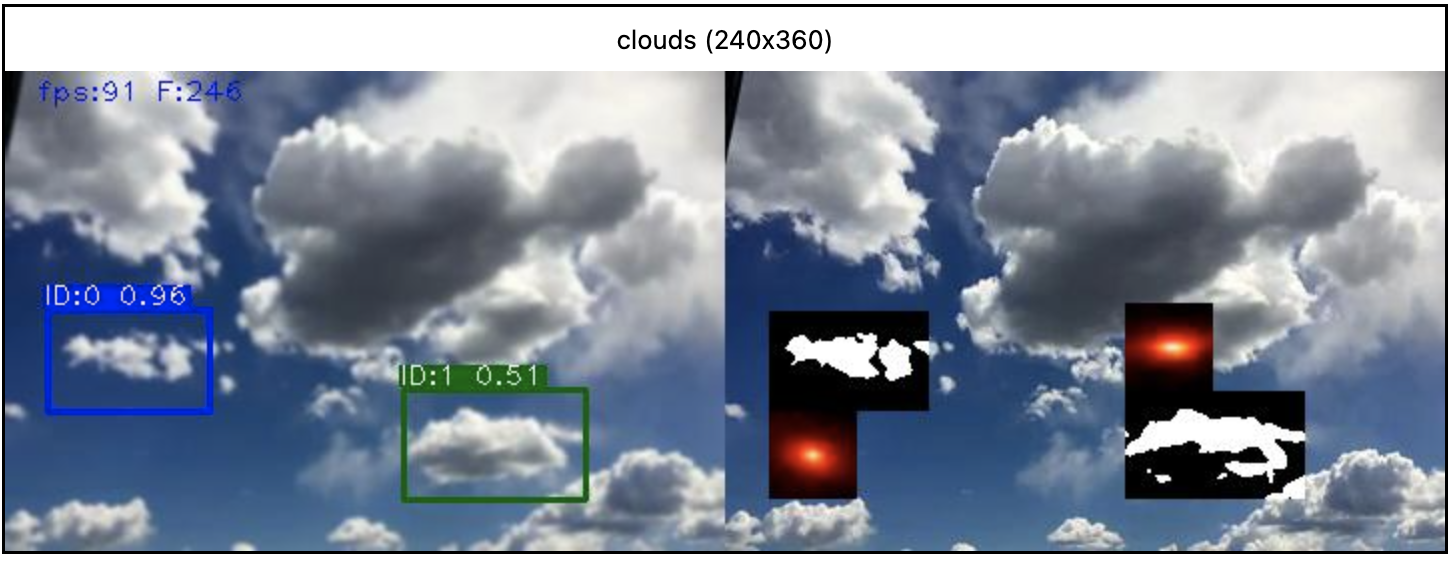
#> input picture data/snap.png, 1452 x 562 px, given in place of clouds.mp4, which was not available
$ jupyter execute test_follower.ipynb   (shell and % lines are left out)   (text cells are left out)
#> lines starting #> are read from the running program, lines starting #| are printed output that depends on the picture; after the words box and inside, x2 and y2 are one past the last pixel; in counts of white or black regions, pixels touching at a corner belong together; pictures that were not available may be replaced by others from this repository, and a replacement may not be noted
#> in following, frame is the input picture: shape (562, 1452, 3); mean B, G, R 156.7, 141.2, 131.6
[cell 1]
%cd WisardLib4Python

[cell 2]
import opencv_jupyter_ui as jcv2
import numpy as np
import cv2
import wisard as wnn
import time
from multiprocessing.pool import ThreadPool as Pool
import os
from functools import partial
try:
    from google.colab import output
    output.enable_custom_widget_manager()
except:
    pass

# [23 lines left out: functions monitor, draw_text, not called in this run]

class Follower:
     def __init__(self, frame:np.ndarray, w1:int, w2:int, h1:int, h2:int, name:int, dx:int, dy:int, res:int, color=(0,0,0), minthr=5, n_bits:int=16, map:int=0):
#> called with w1 = 120, w2 = 170, h1 = 20, h2 = 100, name = 0, dx = 5, dy = 5, res = 1
        self.name = name
        self.w1 = w1
        self.w2 = w2
        self.h1 = h1
        self.h2 = h2
        self.dx = dx
        self.dy = dy
        self.res = res
        self.deltax = 0
        self.deltay = 0
        self.color = color
        self.width = frame.shape[1]
#> self.width = 1452
        self.height = frame.shape[0]
#> self.height = 562
        self.n_bits = n_bits
        self.map = map
        self.minthr = minthr
        self.w,self.h = self.w2-self.w1, self.h2-self.h1
        self.ww1, self.hh1 = max(0, self.w1-self.dx*self.res),max(0, self.h1-self.dy*self.res)
        self.ww2, self.hh2 = min(self.height, self.w2+self.dx*self.res),min(self.width, self.h2+self.dy*self.res)
#> self.ww2 = 175; self.hh2 = 105
        if self.w1-self.dx*self.res < 0:
            self.neww1 = self.dx*self.res - self.w1
        else:  # left outbound
            self.neww1 = 0
        if self.h1-self.dy*self.res < 0:
            self.newh1 = self.dy*self.res - self.h1
        else:  # top outbound
            self.newh1 = 0
        # crop image window including dx/dy movements
        self.crop_img = cv2.cvtColor(frame, cv2.COLOR_BGR2GRAY)[self.ww1:self.ww2,self.hh1:self.hh2]
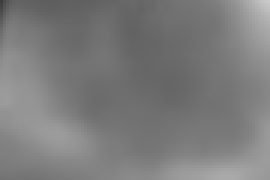
#> self.crop_img: shape (60, 90) (shown 3 times larger); min 61, max 202, mean 123.8
        _,self.crop_img = cv2.threshold(self.crop_img,0,255,cv2.THRESH_BINARY+cv2.THRESH_OTSU)
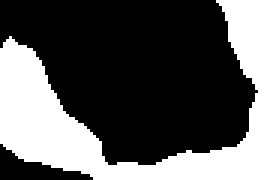
#> self.crop_img: shape (60, 90) (shown 3 times larger); 34.7% white; 1 white region, box (x1, y1, x2, y2) and area: (0, 0, 90, 60) 1874

        # extend cropped image if window outbounds
        self.crop_img_ext = np.ndarray((w2-w1+2*dx*res, h2-h1+2*dy*res), dtype=self.crop_img.dtype)
        self.crop_img_ext.fill(255)
#> self.crop_img_ext: shape (60, 90); every value is 255
        self.crop_img_ext[self.neww1:self.neww1+self.crop_img.shape[0],self.newh1:self.newh1+self.crop_img.shape[1]] = self.crop_img
        self.crop_img_ext = np.where(self.crop_img_ext < 128, 1,0)
#> self.crop_img_ext: shape (60, 90) int64; values 0 (black) and 1 (white), 65.3% white; 1 black region, box (x1, y1, x2, y2) and area: (0, 0, 90, 60) 1874

        # cut training image from cropped (extended) window
        self.crop_img_train = self.crop_img_ext[self.dx*self.res:self.dx*self.res+(self.w2-self.w1),self.dy*self.res:self.dy*self.res+(self.h2-self.h1)]
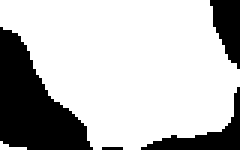
#> self.crop_img_train: shape (50, 80) int64 (shown 3 times larger); values 0 (black) and 1 (white), 74% white; 4 black regions (1 under 20 px), largest, box (x1, y1, x2, y2) and area: (0, 9, 31, 50) 693, (47, 29, 80, 50) 186, (70, 0, 80, 23) 153
        self.crop_img_train_g = (self.crop_img_train * 255).astype("uint8")
        # initi dicriminator and train on image
        self._discr = wnn.WiSARD((self.w)*(self.h), n_bits=self.n_bits, map=self.map, classes = [name])
        self._discr.train(self.crop_img_train.flatten(), name)

     # [55 lines left out: functions response, update, not called in this run]

def following(filename, windows, parallel = True, output=True, debug=False):
    cap = cv2.VideoCapture(filename)
    idxframe = 1
    nproc = len(windows)
    fps = 0
    def follower_worker(d, frame):
        d.response()
        d.update(frame)

    ret, frame = cap.read()
    if not ret:
        raise Exception("No video input")
    frame = cv2.GaussianBlur(frame,(5,5),0)
    window_name = f"{os.path.splitext(os.path.basename(filename))[0]} ({frame.shape[0]}x{frame.shape[1]})"
    followers = [Follower(frame, *win) for win in windows]
    if output: f = open('out.txt', 'w')
    while(cap.isOpened()):
        try:
            tStart=time.time()
            ret, frame = cap.read()
            if ret:
                outframe = frame.copy()
                frame = cv2.GaussianBlur(frame,(5,5),0)
                if parallel:
                    with Pool(processes=nproc) as pool:
                        pool.map(partial(follower_worker, frame=frame), followers)
                else:
                    [follower_worker(d, frame) for d in followers]
                for d in followers:
                    if debug:
                        outframe[d.w1:d.w2,d.h1:d.h2] = cv2.cvtColor(d.crop_img_train_g, cv2.COLOR_GRAY2BGR)
                        startw = d.w2 if d.w2+d.monitor.shape[0] < frame.shape[0] else d.w1-d.monitor.shape[0]
                        outframe[startw:startw+d.monitor.shape[0],d.h1:d.h1+d.monitor.shape[1]] = d.monitor
                    frame = cv2.rectangle(frame, (d.h1-1,d.w1-1), (d.h2,d.w2), d.color, 2)
                    _,_ = draw_text(frame, f"ID:{d.name} {d.maxres:.2f}", font_scale=1, pos=(d.h1-3,d.w1-13), text_color=(255, 255, 255), text_color_bg=d.color, font_thickness=1)

                if output:
                        f.write(",".join([f"[ID:{d.name}]{(d.w1+d.w2)//2},{(d.h1+d.h2)//2}" for d in followers]))
                        f.write("\n")
                cv2.putText(frame, f"fps:{fps:.0f} F:{idxframe}", (15,15), cv2.FONT_HERSHEY_PLAIN, 1, (255, 0, 0), 1)
                if debug:
                    jcv2.imshow(window_name,np.hstack((frame, outframe)))
                else:
                    jcv2.imshow(window_name,frame)
                if jcv2.waitKey(0.1)=='q':
                    break
                idxframe +=1
                fps=1.0/(time.time()-tStart)
            else:
                break
        except Exception as e:
            print(e)
            break
    if output: f.close()
    jcv2.destroyAllWindows() #optional, only needed if you don't run it in notebook
    cap.release()

[cell 3]
# window (startx,endx,starty,endy), x is vertical axis: row index)
windows = [(120,170,20,100, 0, 5,5,1, (255,0, 0), 5),
           (160,214,200,290, 1, 5,5,1, (0,100, 0), 5)]
following("data/clouds.mp4", windows,
          parallel=True, output=True, debug=True)
#> (the call stopped at in __init__, `self._discr = wnn.WiSARD((self.w)*(self.h), n_bits=self.n_bits, map=se..`: wisard is not available in this run)
